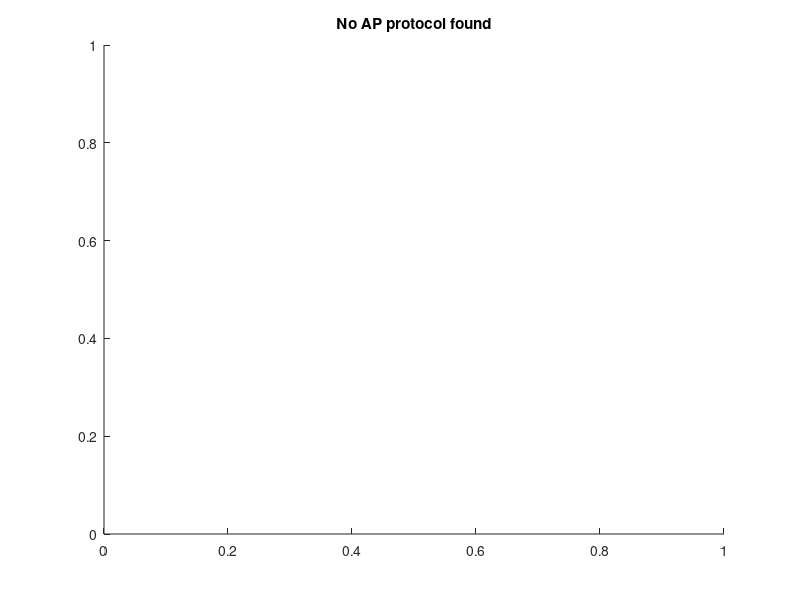

This figure's MATLAB source:
clear
clc
Neuronlist={'Apr18IR4c'};

for neuron_count=1:length(Neuronlist)
% set default values to all the outputs to 0 so in the file if anything is
% 0, that protocol is bad!!
thre=NaN;
pe=NaN;
ampl=NaN;
riset=NaN;
decayt=NaN;
halft=NaN;
tau=NaN;
b1=[NaN NaN];
RN_allfit=NaN;
RN_fifit=NaN;
sag=NaN;
rheo=NaN;
f_ahp=NaN;

file_AP = sprintf([Neuronlist{neuron_count},'-AP.mat']); 
file_RN = sprintf([Neuronlist{neuron_count},'-Rn.mat']);
file_High=sprintf([Neuronlist{neuron_count},'-HighRn.mat']);
file_low=sprintf([Neuronlist{neuron_count},'-LowRn.mat']);
file_rheo = sprintf([Neuronlist{neuron_count},'-ramp.mat']); 
mkdir([Neuronlist{neuron_count},'_figs']);

%%%section 5:AP analysis single trace
cd(Neuronlist{neuron_count});
if (exist(file_AP,'file'))
load(file_AP);
mat_ap=matfile(file_AP);
Name_ap=whos(mat_ap);
if (isempty(Name_ap)~=1)
clear mat_ap
N_ap=length(Name_ap)/2;
Trace_temp=eval(Name_ap(2*1-1).name);
l_ap=length(Trace_temp(:,1));
T_ap=table([1:N_ap]',zeros(N_ap,l_ap),zeros(N_ap,l_ap),'VariableNames',{'Trace','t','v'});
Cur=zeros(N_ap,1);
str_temp=Name_ap(1).name;
pos_underscore=strfind(str_temp,'_');
hiname_template=str_temp(1:pos_underscore(3)); 
num_aplevel=0;
min_v=100;
i_hi=1;
%seperate the trace we want for AP analysis
marker_ap=0;
while (i_hi<N_ap)
pos_ap=0;
Cur_ap=zeros(num_aplevel,1);
Traceap=eval([hiname_template,num2str(i_hi),'_1']);
Trace_cur=eval([hiname_template,num2str(i_hi),'_2']);
l_cur=length(Trace_cur);
Cur_temp=roundn(mean(Trace_cur(round(0.3*l_cur):round(0.5*l_cur),2))*10^12,1);

v_ap=Traceap(:,2).*1000;
t_ap=Traceap(:,1).*1000;
if((max(v_ap)>0)&&(Cur_temp>0))
    [peak_temp id_peaktemp]=findpeaks(v_ap);
    ap_peaktemp=find(peak_temp>0);
    num_ptemp=length(find(peak_temp>0));
    t_aptemp=t_ap(id_peaktemp(ap_peaktemp));
    if ((num_ptemp>=3)&&(max(diff(t_aptemp))>20))
    marker_ap=1;
    break
    end
end
i_hi=i_hi+1;
end    

if(marker_ap~=0)
Trace_cur=eval([hiname_template,num2str(i_hi),'_2']);
Cur=roundn(mean(Trace_cur(1500:2500,2))*10^12,1);
l=length(v_ap);
dv_ap=get_dVdt(t_ap,v_ap);
d2v_ap=get_dVdt(t_ap(2:end-1),dv_ap(2:end));
t_bound=t_ap(end);
dv_thre=3;

cd(['../',Neuronlist{neuron_count},'_figs']);
subplot(1,2,1)
plot(t_ap,v_ap);
xlabel('Time (ms)');
ylabel('Vm (mV)');
title(['Full trace at ',num2str(Cur),'pA']);

[thre pe ampl riset decayt halft]=AP_ana(Neuronlist{neuron_count},t_ap,v_ap,dv_ap,d2v_ap,dv_thre);
else
    figure()
    title('No eligible AP trace found')
    cd(['../',Neuronlist{neuron_count},'_figs']);
    saveas(gcf,'No AP trace.png');
    close;
end
else
    figure()
    title('AP empty')
    cd(['../',Neuronlist{neuron_count},'_figs']);
    saveas(gcf,'AP empty.png');
    close;
end
else
    figure()
    title('No AP protocol found')
    cd(['../',Neuronlist{neuron_count},'_figs']);
    saveas(gcf,'No AP.png');
    close;
end   
cd ..
%%%%section 5 end


fout = fopen('output_ap.txt', 'a+');
str_date=date;

fprintf(fout,'%s\t%s\t%f\t%f\t%f\t%f\t%f\n',str_date,Neuronlist{neuron_count},thre,ampl,riset,decayt,halft);

end


